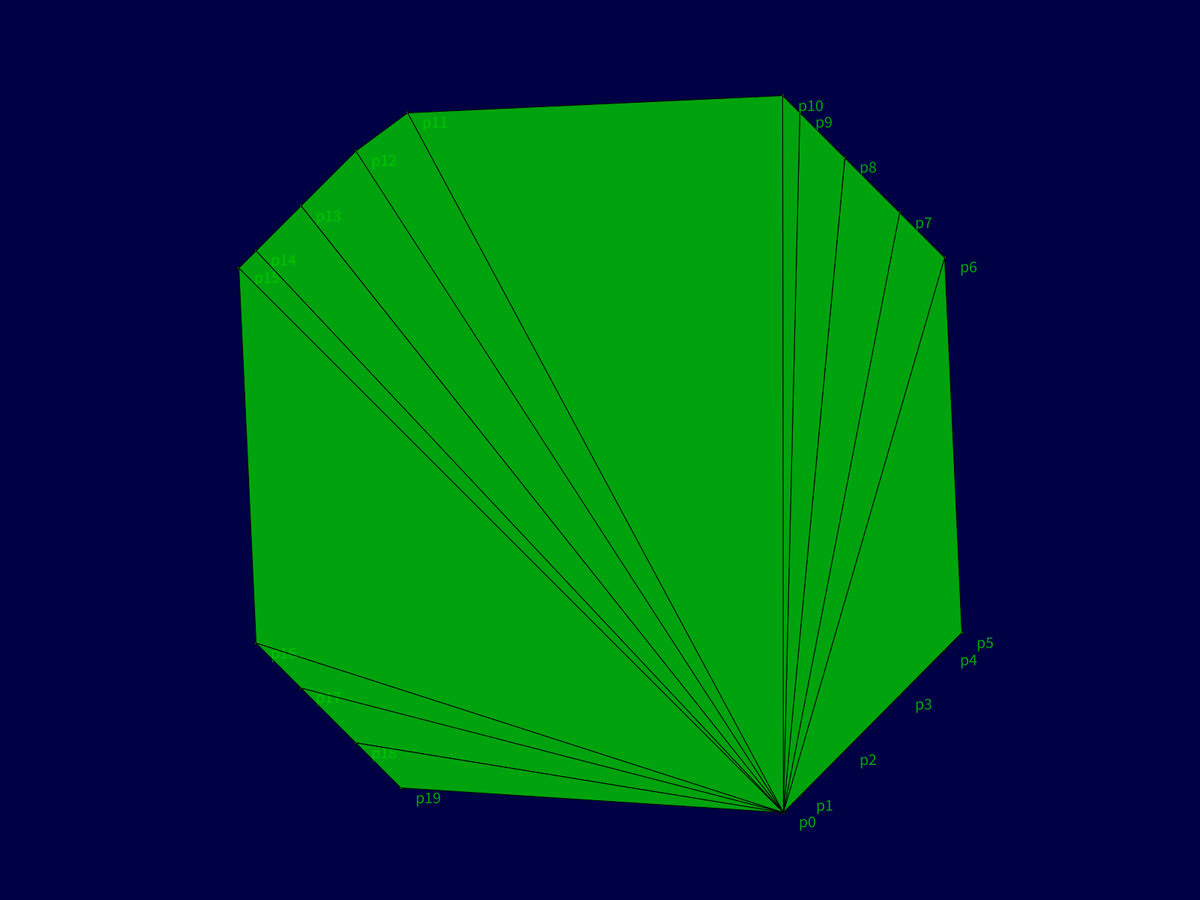
Frame 1 (no input)
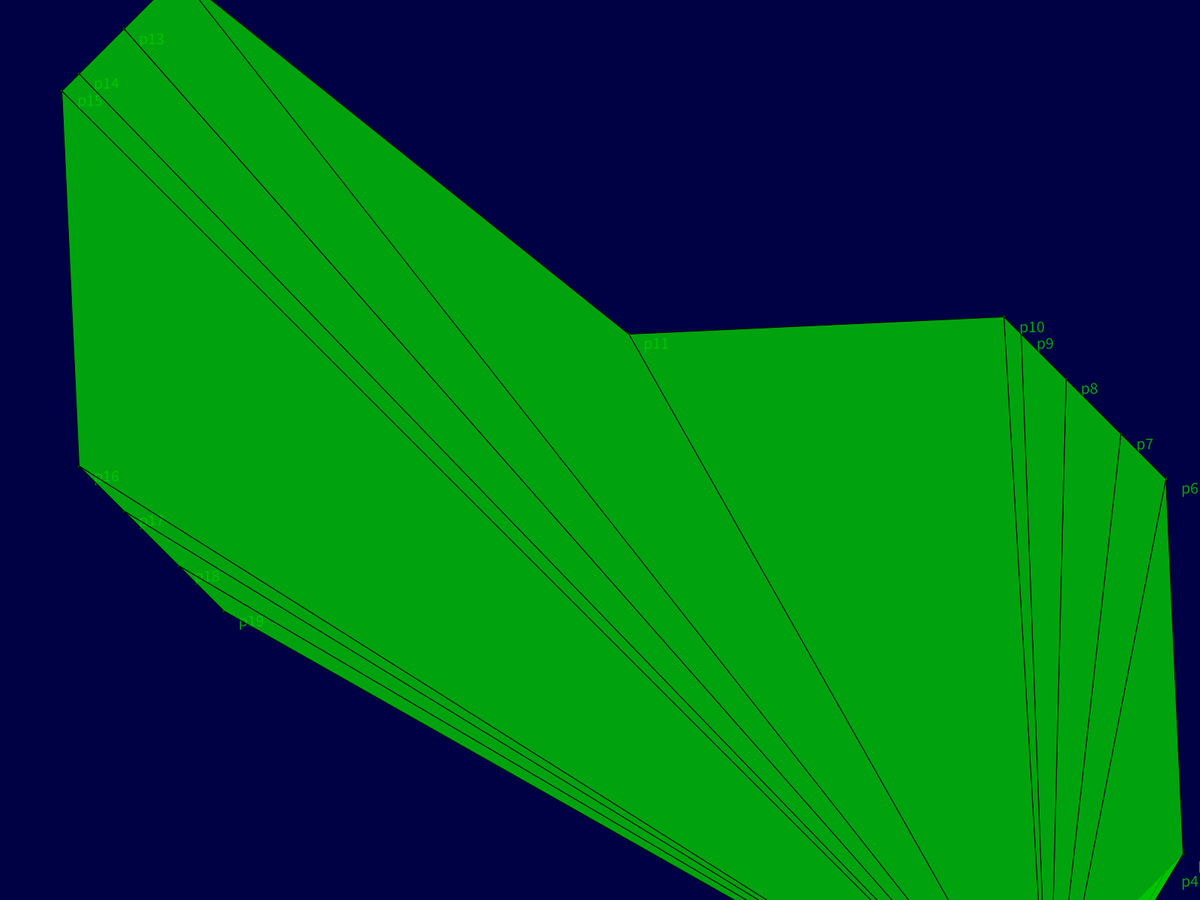
Frame 60 (the mouse pressed at the canvas centre just before this capture)
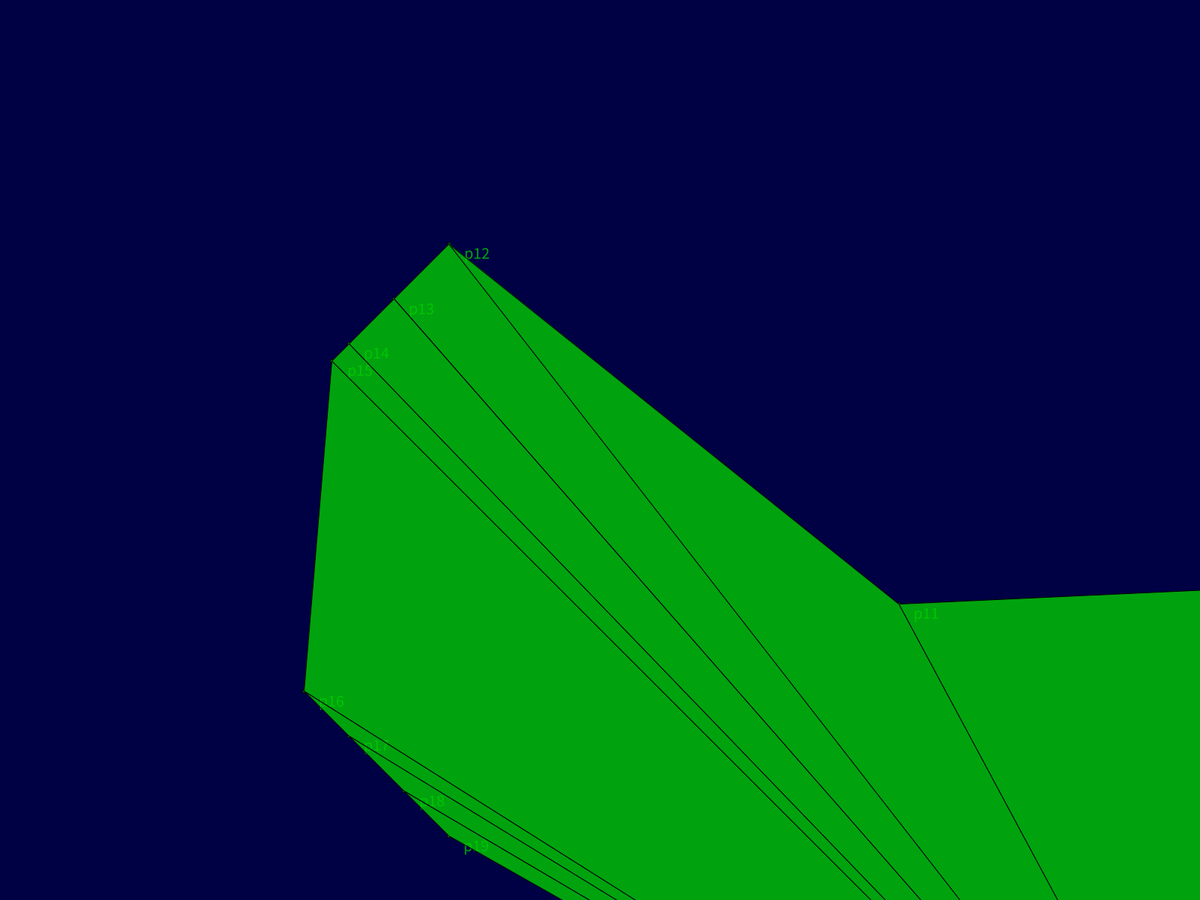
Frame 120 (the mouse held since frame 60 and released just before this capture)

The Processing sketch that drew these frames (run headless with seeded random() and noise(); from frame 60 on, the mouse is pressed at the canvas centre):

// Processing sketch: points
// ── points.pde

int winheight=1200;
int winwidth= 1600;
int ctrx = winwidth/2;
int ctry = winheight/2;
int ptcount=20;
color colors[]= { 0xCCFF0000, 0xCC00CC00, 0xCC0000FF, 0xCCFF00FF, 0xCCFFFF00, 0xCC00FFFF, 0xFF000000, 0xFFFFFFFF};
pt points[]= new pt[ptcount];
color bgColor=0xFF000044;

void settings(){
  size(winwidth,winheight);
  }
void setup(){
  

  background(bgColor);
  /*for(int i=0; i<ptcount; i++){
    points[i]=new pt( (i*50)+100, i*50, i);
    if(i%2==0){
        points[i].translate_pt(-100, 0, 0);
      }
    }*/
    points = rayleighPhaseFunction(ptcount, float(ctrx), float(ctry));
  }
  
float noiseScale = 0.03;  
  
void draw(){
  float noiseVal = noise((mouseX)*noiseScale, mouseY*noiseScale);
  background(bgColor);  //blank out the background
  for(int i=0; i<ptcount; i++){
      noiseVal = noise((mouseX+i)*noiseScale, (mouseY-i)*noiseScale);
     int dx = int(10*noiseVal);
     int dy = int(10*noiseVal);
     if(noiseVal<=0.5) { dx=0-dx; dy=0-dy; }
     points[i].translate_pt(dx, dy, 0);
     drawPoint(points[i], "p"+i);
     println("noise:"+noiseVal+ "dx:"+dx+" dy:"+dy);
    }
  beginShape(TRIANGLE_FAN);
  for(int i=0; i<ptcount; i++){
     vertex(points[i].x, points[i].y);
    }
  endShape(CLOSE);
}

pt[] rayleighPhaseFunction(int ptCt, float x, float y){
  pt points[] = new pt[ptCt];
  float thetaDiv = 360/ptCt;
  float tempx=0.0;
  float tempy=0.0;
  float angle=0;
  for(int i=0; i<ptCt; i++){
    tempy=4000*(3*(1+(sq(cos(radians(angle))))))/(16*PI);
    tempx=4000*(3*(1+(sq(sin(radians(angle))))))/(16*PI);
    println("["+i+"] x:"+tempx+" y:"+tempy+ " t="+ angle);
    if(angle <=90){ 
        //first quadrant x+ y+
        }
    else if((angle >90)&&(angle <=180))  {
        //second quadrant x+ y-
        tempy=0-tempy;
        }
    else if((angle >180)&&(angle <=270)){
        //third quadrant x- y-
        tempy=0-tempy;
        tempx=0-tempx;
        }
    else {
        //fourth quadrant x- y+
        tempx=0-tempx;
        }
    points[i] = new pt(x+tempx, y+tempy, 0.0);
    angle=angle+thetaDiv;
    }
  return points;
  }

void drawPoint(pt p, String pName){
  fill(colors[1]);
  int pOffset=20;
  float pointDrawSize=4.0;  
  circle(p.x, p.y, pointDrawSize);
  textSize(22);
  text(pName, p.x+pOffset, p.y+pOffset);
  }


class pt{
  float x;
  float y;
  float z;
  
  pt(){
    x=0;
    y=0;
    z=0;
    }
  pt(int dx, int dy, int dz){
    x=float(dx);
    y=float(dy);
    z=float(dz);
  }
  pt(float dx, float dy, float dz){
    x=dx;
    y=dy;
    z=dz;
  }
  void translate_pt(int addx, int addy, int addz){
    //moves the point by a specified amount, can be negative.
    x=x+addx;
    y=y+addy;
    z=z+addz;
    }
  void scalept(float sclx, float scly, float sclz){
    //moves the point a fractional amount
    x=x*sclx;
    y=x*scly;
    z=z*sclz;
    }
  
  
}
